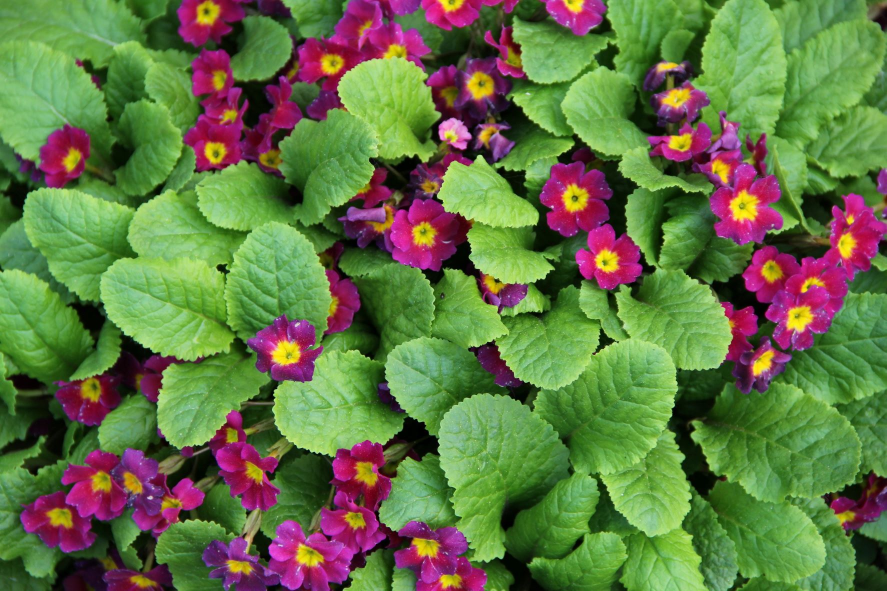
#> input picture flowers.JPG, 1773 x 1182 px, found by its file name (shown at 1/2 size)
$ jupyter execute --allow-errors lab5.ipynb
#> lines starting #> are read from the running program, lines starting #| are printed output that depends on the picture
# Визуализация массивов numpy

## Изображения как массивы
В компьютерной графике используется так называемое "растровое" представление изображения, которое представляет собой не что иное как матрицу "пикселей", каждый элемент которой является числовым кодом цвета. Массив numpy, имеющий подходящие размеры и подходящий тип данных, может быть визуализирован непосредственно как растровое изображение. Посмотрим простой пример.

[cell 1]
import numpy as np
gradient = np.tile(np.arange(0, 255, dtype='uint8'), (255, 1))
#np.arange(0, 256, dtype='uint8')
print(gradient)

Стоит обратить внимание на тип данных - uint8. Это целое беззнаковое 8-битное число. Проще говоря, просто 1 байт. Именно такой тип используется для кодирования цвета (хотя библиотека matplotlib позволяет визуализировать массивы с любыми типами данных, но для некоторых других целей стоит использовать тип uint8). О функции `np.tile` почитайте подробнее в документации.

[cell 2]
import matplotlib.pyplot as plt
plt.imshow(gradient, cmap='Reds', vmin=0, vmax=255)
plt.show()

Визуализация массива в matplotlib выполняется с помощью функции imshow. Аргументы `cmap='gray', vmin=0, vmax=255` говорят о том, что должны использоваться оттенки серого со значениями от 0 (черный) до 255 (белый).

**Упраженение №1**

Попробуйте поэкспериментировать с этими параметрами. Посмотреть встроенные цветовые схемы matplotlib можно здесь: https://matplotlib.org/stable/tutorials/colors/colormaps.html

[cell 3]
import numpy as np
import matplotlib as mpl
import matplotlib.pyplot as plt
from colorspacious import cspace_converter

[cell 4]
cmaps={}

gradient = np.linspace(0, 1, 256)
gradient = np.vstack((gradient, gradient))

def plot_color_gradients(category, cmap_list):
    # Create figure and adjust figure height to number of colormaps
#> called with category = 'Qualitative'
    nrows = len(cmap_list)
    figh = 0.35 + 0.15 + (nrows + (nrows - 1) * 0.1) * 0.22
    fig, axs = plt.subplots(nrows=nrows + 1, figsize=(6.4, figh))
    fig.subplots_adjust(top=1 - 0.35 / figh, bottom=0.15 / figh,
                        left=0.2, right=0.99)
    axs[0].set_title(f'{category} colormaps', fontsize=14)

    for ax, name in zip(axs, cmap_list):
        ax.imshow(gradient, aspect='auto', cmap=mpl.colormaps[name])
        ax.text(-0.01, 0.5, name, va='center', ha='right', fontsize=10,
                transform=ax.transAxes)

    # Turn off *all* ticks & spines, not just the ones with colormaps.
    for ax in axs:
        ax.set_axis_off()

    # Save colormap list for later.
    cmaps[category] = cmap_list

[cell 5]
plot_color_gradients('Qualitative',
                     ['Pastel1', 'Pastel2', 'Paired', 'Accent', 'Dark2',
                      'Set1', 'Set2', 'Set3', 'tab10', 'tab20', 'tab20b',
                      'tab20c'])
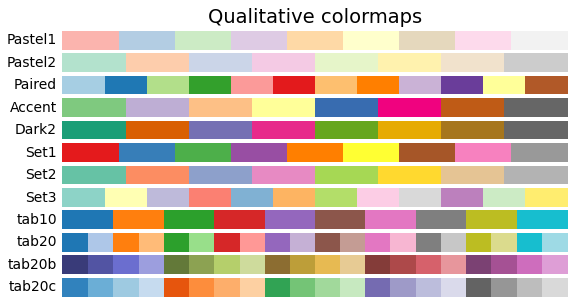
#> figure drawn by matplotlib, 12 panels

[cell 6]
plot_color_gradients('Miscellaneous',
                     ['flag', 'prism', 'ocean', 'gist_earth', 'terrain',
                      'gist_stern', 'gnuplot', 'gnuplot2', 'CMRmap',
                      'cubehelix', 'brg', 'gist_rainbow', 'rainbow', 'jet',
                      'turbo', 'nipy_spectral', 'gist_ncar'])

plt.show()
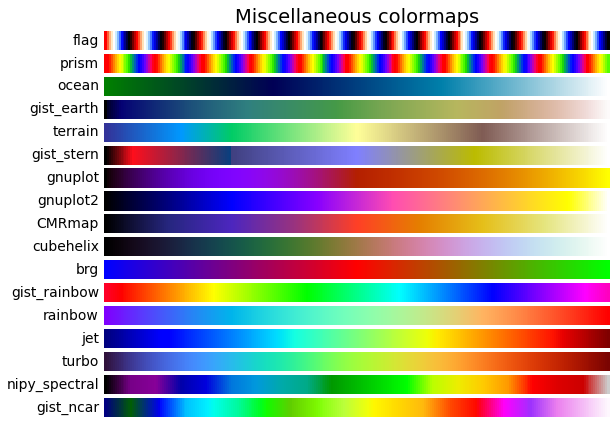
#> figure drawn by matplotlib, 17 panels

[cell 7]
plt.imshow(gradient, aspect='auto', cmap=mpl.colormaps['flag'])
plt.show()
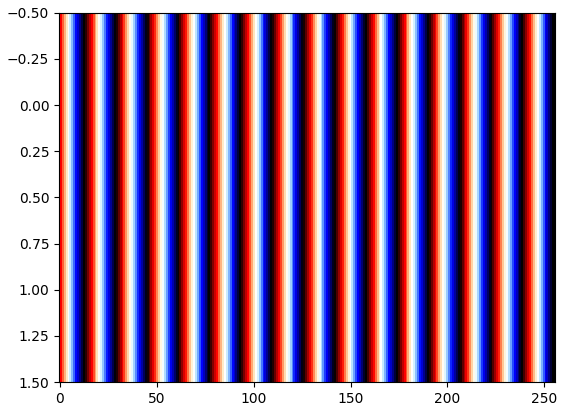
#> figure drawn by matplotlib, 1 panel
#print(gradient)

[cell 8]
mpl.rcParams.update({'font.size': 14})

# Indices to step through colormap.
x = np.linspace(0.0, 1.0, 100)

gradient = np.linspace(0, 1, 256)
gradient = np.vstack((gradient, gradient))


def plot_color_gradients(cmap_category, cmap_list):
    fig, axs = plt.subplots(nrows=len(cmap_list), ncols=2)
    fig.subplots_adjust(top=0.95, bottom=0.01, left=0.2, right=0.99,
                        wspace=0.05)
    fig.suptitle(cmap_category + ' colormaps', fontsize=14, y=1.0, x=0.6)

    for ax, name in zip(axs, cmap_list):

        # Get RGB values for colormap.
        rgb = mpl.colormaps[name](x)[np.newaxis, :, :3]

        # Get colormap in CAM02-UCS colorspace. We want the lightness.
        lab = cspace_converter("sRGB1", "CAM02-UCS")(rgb)
        L = lab[0, :, 0]
        L = np.float32(np.vstack((L, L, L)))

        ax[0].imshow(gradient, aspect='auto', cmap=mpl.colormaps[name])
        ax[1].imshow(L, aspect='auto', cmap='binary_r', vmin=0., vmax=100.)
        pos = list(ax[0].get_position().bounds)
        x_text = pos[0] - 0.01
        y_text = pos[1] + pos[3]/2.
        fig.text(x_text, y_text, name, va='center', ha='right', fontsize=10)

    # Turn off *all* ticks & spines, not just the ones with colormaps.
    for ax in axs.flat:
        ax.set_axis_off()

    plt.show()


#> (the rest of this cell did not finish here and is left out)

## Загрузка растрового изображения в массив
Воспользовавшись библиотекой pillow можно загрузить в массив растровое изображение.

[cell 9]
from PIL import Image
img = Image.open('flowers.jpg')
#> img is the input picture: PIL image 1773x1182 RGB; mean R, G, B 99, 116.7, 67.7
img_arr = np.array(img)
print(img_arr)
#> (printed output is left out)

[cell 10]
img_arr.shape
#> Out = (1182, 1773, 3)

Мы получили 3-мерный массив. Первые две оси - это высота и ширина изображения, третья ось содержит три компонента цвета - красный, синий и зеленый. Отобразить изображение можно тем же способом.

[cell 11]
plt.imshow(img_arr)
plt.show()

Поскольку в данном случае мы имеем цветное изображение, параметр `cmap` указывать не нужно.

## Обработка изображений

Попробуем применить к изображению (или, что то же самое, к массиву) некоторые из известных нам операций. Например, усреднение по третьей оси (т.е. по оси цвета) дает нам черно-белое изображение.

[cell 12]
plt.imshow(img_arr.mean(axis=2), cmap='gray')
plt.show()
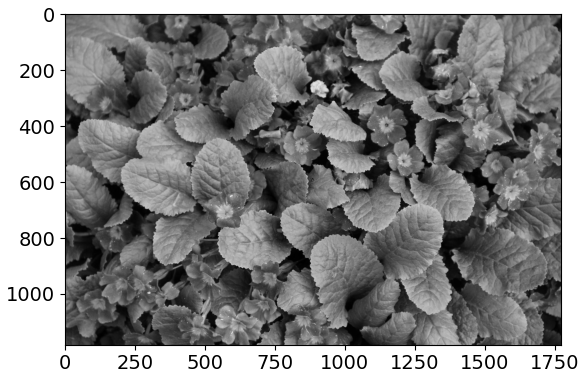
#> figure drawn by matplotlib, 1 panel

Можно визуализировать отдельно красный, зеленый и синий компоненты изображения.

[cell 13]
ax1 = plt.subplot(131)
ax1.imshow(img_arr[:, :, 0], cmap='Reds_r')
ax2 = plt.subplot(132)
ax2.imshow(img_arr[:, :, 0], cmap='Greens_r')
ax3 = plt.subplot(133)
ax3.imshow(img_arr[:, :, 2], cmap='Blues_r')
plt.show()
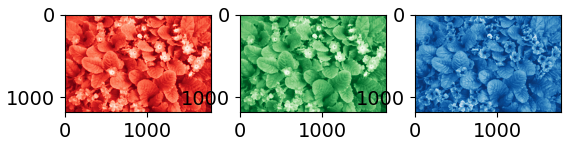
#> figure drawn by matplotlib, 3 panels

С помощью срезов и транспонирования можно переворачивать изображение (при транспонировании нужно правильно указать оси, чтобы цвет остался без изменений).

[cell 14]
ax1 = plt.subplot(221)
ax1.imshow(img_arr[::-1])
ax2 = plt.subplot(222)
ax2.imshow(img_arr[:, ::-1])
ax3 = plt.subplot(223)
ax3.imshow(img_arr[::-1, ::-1,:])
ax3 = plt.subplot(224)
ax3.imshow(np.transpose(img_arr, (1, 0, 2)))
plt.show()
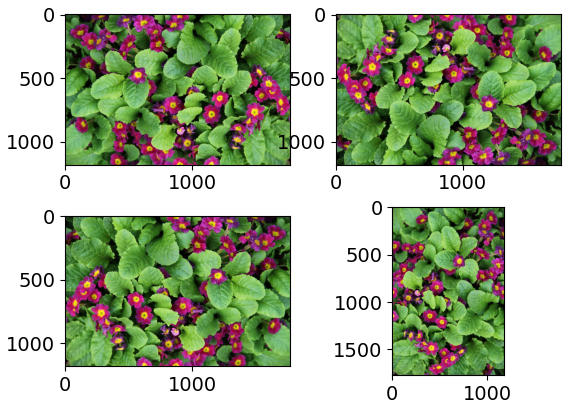
#> figure drawn by matplotlib, 4 panels

С помощью некоторых математических функций можно производить обработку изображения. Например, увеличить красный компонент (преобразования типов необходимы, чтобы не выйти за пределы допустимых значений байта и не получить некрасивые искажения).

[cell 15]
modified = img_arr.astype('float')
modified[:, :, :] *= 100
modified[modified > 255] = 255
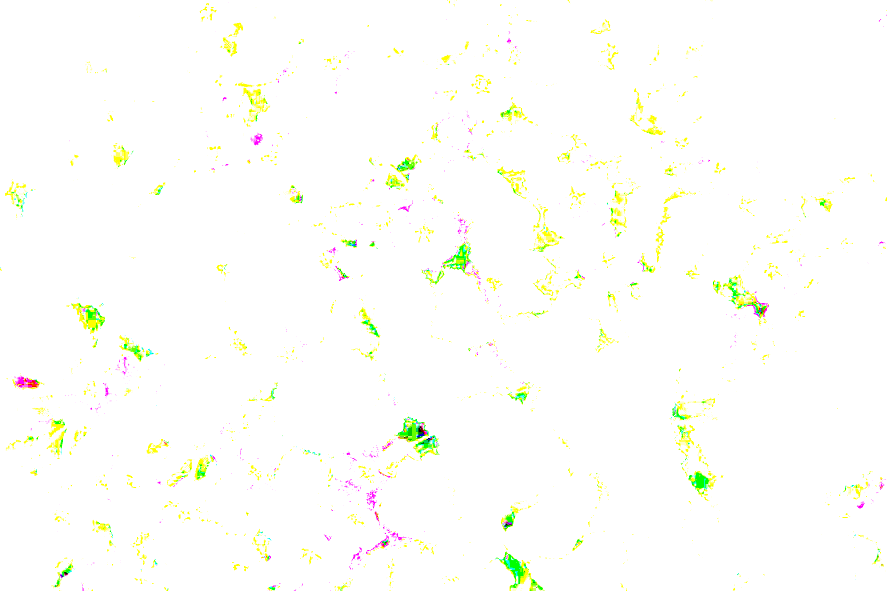
#> modified: shape (1182, 1773, 3) float64 (shown at 1/2 size); mean R, G, B 253.6, 254.4, 249.3
modified = modified.astype('uint8')
plt.imshow(modified)
plt.show()

Здесь стоит немного пояснить третью строчку. При применении к массивам логических операций мы получаем массив такого же размера, как исходный, но содержащий булевы значения.

[cell 16]
a = np.array([1, 2, 3, 4])
a > 2

С другой стороны в качестве "индекса" для среза мы можем использовать массив булевых значений, который означает, какие элементы из исходного массива войдут в срез, а какие - нет.

[cell 17]
a[[True, False, True, False]]

Соединяя эти два факта вместе мы получаем очень удобный способ фильтрации массива: в качестве индекса внутри квадратных скобок пишем логическое выражение, которое будет преобразовано в массив булевых значений, которые в свою очередь будут использваны в качестве индекса. Например, выберем из массива только четные элементы:

[cell 18]
a[a % 2 == 0]

Вернемся к нашему примеру. Строка `modified[modified > 255] = 255` означает, что те элементы массива, значение которых оказалось больше, чем 255 (максимальное значение в 1 байте), мы ограничиваем значением 255, чтобы избежать переполнения.

**Упражнение №2**

Поэкспериментируйте с этим примером. Попробуйте другие коэфициенты, другие компоненты цвета и другие математические операции.

## Размытие изображения (задача)
Перед вами стоит задача написать функцию размытия изображений. Размытие изображения - частный случай операции "свертки" (или "конволюции"), которая часто применяется и в других задачах. Не вникая глубоко в математические детали, можно сказать, что суть этой операции в том, что элементы исходного массива суммируются со своими соседями с определенным весом. Для большей ясности начнем с обычного 1-мерного массива. Пусть у нас есть массив (для простоты пусть в нем будет большая часть нулей и только один ненулевой элемент в середине), и мы хотим просто усреднить каждое значение с его ближайшими соседями. Тогда массив весов будет состоять из трех единиц (чтобы исходная сумма осталась неизменной, поделим их на 3). Воспользуемся функцией `convolve1d` из библиотеки `scipy`.

[cell 19]
import scipy

[cell 20]
a = np.array([0, 0, 10, 0, 0], dtype=float)
w = np.array([1/3, 1/3, 1/3])
scipy.ndimage.convolve1d(a, w)

Попробуем взять другой массив весов. Например, пусть исходное значение входит в среднее с несколько большим весом, чем его соседи.

[cell 21]
a = np.array([0, 0, 10, 0, 0], dtype=float)
w = np.array([1/4, 1/2, 1/4])
scipy.ndimage.convolve1d(a, w)

Можно сделать свертку и большего размера.

[cell 22]
a = np.array([0, 0, 0, 10, 0, 0, 0], dtype=float)
w = np.array([1/12, 1/6, 1/2, 1/6, 1/12])
scipy.ndimage.convolve1d(a, w)

#> (a cell that did not finish here is left out)

[cell 24]
a = np.zeros((5, 5))
a[2, 2] = 10
a

[cell 25]
w = np.array([[1, 2, 1], [2, 4, 2], [1, 2, 1]], dtype=float)
w /= w.sum()
scipy.ndimage.convolve(a, w)

**Упражнение №3**

Напишите функцию размытия изображения с заданной весовой матрицей. При этом не забудьте учесть следующие детали:
1. Функция должна корректно работать как с цветными, так и с черно-белыми изображениями.
2. Весовая матрица, возможно, нуждается в нормировке.
3. В итоговом изображении не должно быть переполнения однобайтного типа.

#> (a cell that did not finish here is left out)

**Упражнение №4**

Напишите функцию гауссова размытия. Функция принимает на вход дисперсию размытия (сигму), генерирует весовую матрицу и вызывает функцию из предыдущего задания.

Функция гауссова распределения (нормировочный множитель можно опустить, поскольку матрица в любом случае будет нормироваться потом):

$$
f(x) = e^{-\frac{1}{2}(\frac{x}{\sigma})^2}
$$
где `x` - расстояние до центра.

Подумайте, какого размера должна быть весовая матрица.

[cell 27]
def gaussian_blur(img_array, sigma):
    """
    Выполняет гауссово размытие с заданной дисперсией
    """

    pass

## Генерирование изображений

В первом примере мы уже видели, как сгенерировать простой градиент. Давайте попробуем что-нибудь посложнее.

[cell 28]
x = np.linspace(-20, 20, 1000)
y = x[::-1].reshape((-1, 1))
dist = np.sqrt(x ** 2 + y ** 2)
img = np.sin(dist) * np.exp(-dist * 0.2)
plt.imshow(img)
plt.show()
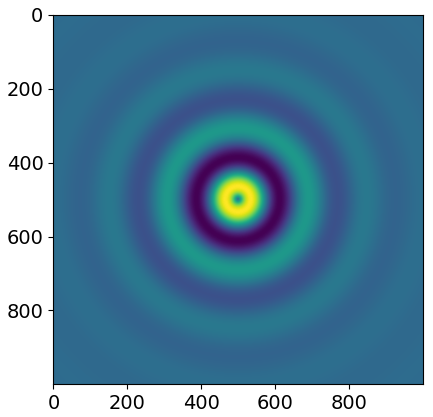
#> figure drawn by matplotlib, 1 panel
#print(x)

Здесь в переменной `x` мы создали линейную последовательность точек по оси x, в переменной `y` - эту же последовательность, но расположенную вертикально (реверс сделан, чтобы ось y была направлена как обычно снизу вверх - строки в массивах нумеруются сверху вниз). Сложение двух массивов, один из которых представляет собой строку, а другой - столбец, дает матрицу попарных сумм их элементов.

[cell 29]
a = np.array([1, 2, 3])
b = np.array([[10],
              [20],
              [30]])
a + b

С помощью этого приема легко одной операцией посчитать функцию двух переменных на некотором участке пространства. В данном случае мы посчитали затухающий синус.

**Упражнение №5**
Изобразите функцию на диапазоне \[-3, 3]
$$
f(x, y) = x^2 + (y + 1 - \sqrt{|x|})^2 - 1
$$

[cell 30]
plt.Figure(figsize=(15,5))
x=np.arange(-3,3,0.1)
y=np.arange(-3,3,0.1).reshape(-1,1)
func=(x**2+(y+1-np.sqrt(np.abs(x)))**2-1)/100
ax1 = plt.subplot(1,2,1)
ax1.imshow(func, aspect='auto', cmap=mpl.colormaps['flag'])
ax2 = plt.subplot(1,2, 2)
ax2.imshow(func, aspect='auto', cmap=mpl.colormaps['Pastel1'])
plt.show()
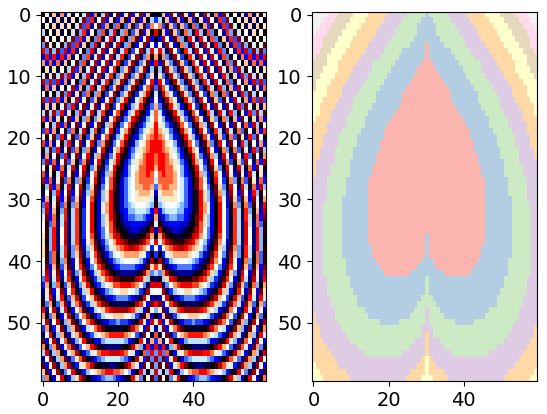
#> figure drawn by matplotlib, 2 panels

Напоследок сделаем что-нибудь по-настоящему красивое. Например, множество Мандельброта. Напомним, что это множество точек `c` на комплексной плоскости такое, что последовательность
$$
z_{n} = z_{n-1}^2 + c
$$
задает ограниченную последовательность.

На практике можно вычислить несколько итераций (скажем, 100), и если значение всё ещё меньше 2, можно считать, что в этой точке последовательность ограничена.

Для начала создадим комплексную плоскость.

[cell 31]
re = np.linspace(-2, 2, 200)
im = np.linspace(-2, 2, 200).reshape((-1, 1))
c = re + im * 1j
#print(c)

Теперь посчитаем последотельность. Можете не обращать внимания на предупреждение о переполнении - в некоторых точках последовательность уже ушла в бесконечность.

[cell 32]
z = np.zeros((200, 200))
for i in range(100):
    z = z ** 2 + c

Наконец, изобразим получившееся множество.

[cell 33]
img = np.zeros((200, 200))
img[np.abs(z) < 2] = 255
#> (the rest of this cell did not finish here and is left out)

**Упражнение №6**
Добавьте в это изображение оттенки в соответствии с тем, насколько быстро последовательность расходится в данной точке. Напишите функцию, в которой можно задать диапазон и количество точек ("качество" изображения).

[cell 34]
def mandelbrot(x_low, x_high, y_low, y_high, points_x, points_y, color='flag'):
#> called with x_low = -2, x_high = 2, y_low = -2, y_high = 2, points_x = 2000, points_y = 2000, color = 'flag'
    plt.figure(figsize=(10,10), dpi=200)
    re=np.linspace(x_low, x_high,points_x)
    im=np.linspace(y_low, y_high,points_y).reshape((-1, 1))
    c=re+im*1j

    z=np.zeros((points_y, points_x))
    img=np.zeros((points_y, points_x))
    for i in range(200):
        z=z**2+c
        img[(img==0) & (np.abs(z)>2)]=np.log10(i+10)

    plt.imshow(img, cmap=color)
    plt.show()
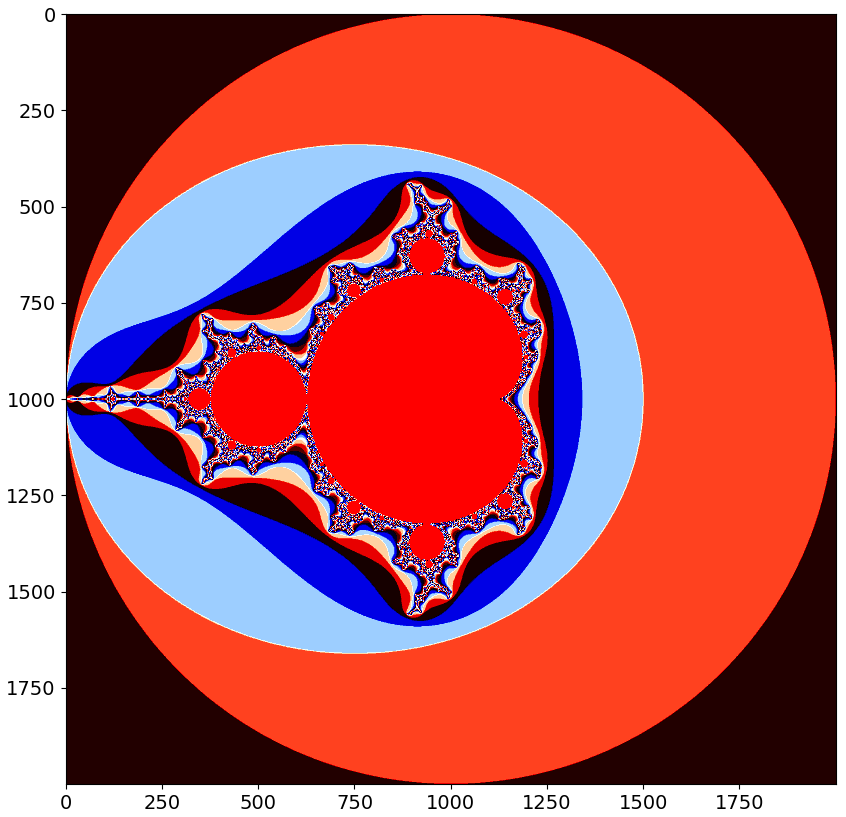
#> figure drawn by matplotlib, 1 panel

[cell 35]
mandelbrot(-2, 2, -2, 2, 2000, 2000, 'flag')
mandelbrot(-2, 2, -2, 2, 2000, 2000, 'flag_r')
